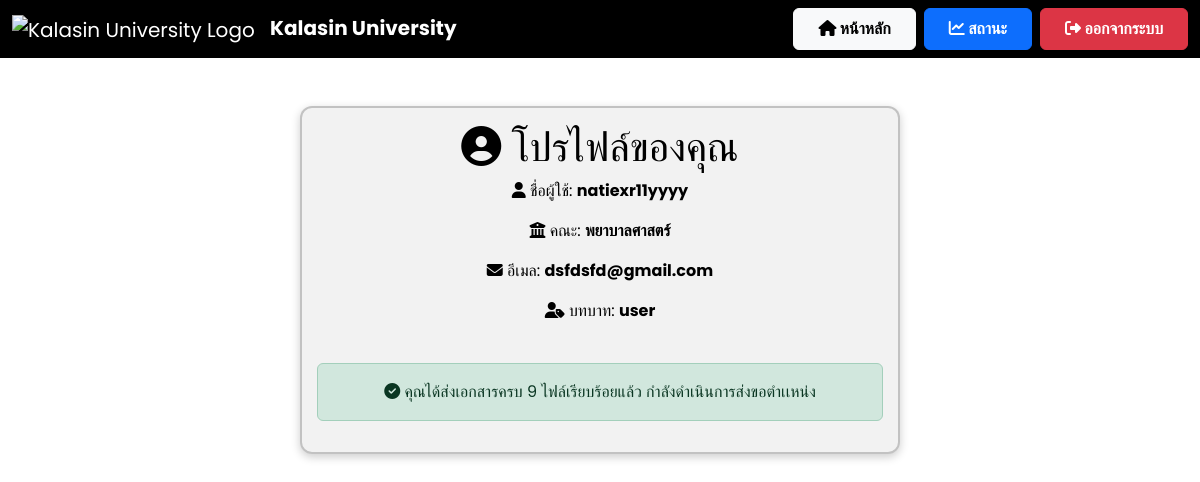
/profile (signed in), run on the app's committed database.
### models.py (models this page shows)
class User(db.Model):
    id = db.Column(db.Integer, primary_key=True)
    username = db.Column(db.String(100), nullable=False, unique=True)
    role = db.Column(db.String(50), nullable=False)
    faculty = db.Column(db.String(100), nullable=True)
    document_requests = db.relationship('DocumentRequest', back_populates='user', lazy=True)
    files = db.relationship('File', back_populates='user', lazy=True)  # ✅ เพิ่มตรงนี้

### app.py (the view)
@app.route('/profile')
def profile():
    if 'user_id' not in session:
        return redirect(url_for('login'))
    user  = User.query.get(session['user_id'])
    files = File.query.filter_by(user_id=user.id).all()
    already_uploaded = len(files) >= 9
    th = {
        'engineering': 'วิศวกรรมศาสตร์',
        'science':     'วิทยาศาสตร์',
        'education':   'ครุศาสตร์',
        'nursing':     'พยาบาลศาสตร์',
        'law':         'นิติศาสตร์',
        'arts':        'ศิลปศาสตร์'
    }
    return render_template(
        'profile.html',
        username=user.username,
        email   =user.email,
        role    =user.role,
        faculty =th.get(user.faculty, user.faculty),
        files   =files,
        already_uploaded=already_uploaded   # ✅ ส่ง flag นี้ไปด้วย
    )

### templates/profile.html (shortened to what this page needs)
<!DOCTYPE html>
<html lang="th">
<head>
    <link href="https://cdn.jsdelivr.net/npm/bootstrap@5.3.3/dist/css/bootstrap.min.css" rel="stylesheet">
    <link rel="stylesheet" href="https://cdnjs.cloudflare.com/ajax/libs/font-awesome/6.4.2/css/all.min.css">
</head>
<body>
    <nav class="navbar navbar-expand-lg navbar-dark">
        <div class="container-fluid">
            <a class="navbar-brand" href="{{ url_for('user_dashboard') }}">
                <img src="https://upload.wikimedia.org/wikipedia/th/thumb/4/4e/Kalasin_University_Seal.svg/1200px-Kalasin_University_Seal.svg.png"
                    alt="Kalasin University Logo" style="height: 50px; margin-right: 10px;">
                <strong>Kalasin University</strong>
            </a>
            <div class="ms-auto d-flex">
                <a href="{{ url_for('user_dashboard') }}" class="btn btn-light fw-bold px-4 py-2 me-2">
                    <i class="fas fa-home"></i> หน้าหลัก
                </a>
                <a href="{{ url_for('status') }}" class="btn btn-primary fw-bold px-4 py-2 me-2">
                    <i class="fas fa-chart-line"></i> สถานะ
                </a>
                <a href="{{ url_for('logout') }}" class="btn btn-danger fw-bold px-4 py-2">
                    <i class="fas fa-sign-out-alt"></i> ออกจากระบบ
                </a>
            </div>
        </div>
    </nav>
    <div class="container mt-5">
        <div class="card text-center">
            <h1><i class="fas fa-user-circle"></i> โปรไฟล์ของคุณ</h1>
            <p><i class="fas fa-user"></i> ชื่อผู้ใช้: <strong>{{ username }}</strong></p>
            <p>
                <i class="fas fa-building-columns"></i>
                คณะ: <strong>{{ faculty }}</strong>
            </p>
            <p><i class="fas fa-envelope"></i> อีเมล: <strong>{{ email }}</strong></p>
            <p><i class="fas fa-user-tag"></i> บทบาท: <strong>{{ role }}</strong></p>
{% if not already_uploaded %}
<form id="uploadForm" action="{{ url_for('upload_profile') }}" method="POST" enctype="multipart/form-data">
    <div class="mb-3">
        <h5>เอกสาร ก.พ.อ.๐๓</h5>
        <a href="{{ url_for('static', filename='forms/ก.พ.อ.03 พ.ศ. 2563.docx') }}" class="btn btn-sm btn-primary mt-2 mb-2" download>
            แบบฟอร์ม ก.พ.อ.๐๓
        </a>
        <input type="file" name="file_teaching" id="file_teaching" required class="form-control">
    </div>
    <div class="mb-3">
        <h5>แบบ ปพ.1</h5>
        <a href="{{ url_for('static', filename='forms/แบบ ปผ1.doc') }}" class="btn btn-sm btn-primary mt-2 mb-2" download>
            แบบฟอร์ม ปพ.1
        </a>
        <input type="file" name="file_teaching_rsu" id="file_teaching_rsu" accept=".pdf, .doc, .docx" required class="form-control">
    </div>
    <div class="mb-3">
        <h5>มคอ.๐๓</h5>
        <input type="file" name="file_research" id="file_research" accept=".pdf, .doc, .docx" required class="form-control">
    </div>
    <div class="mb-3">
        <h5>ผลการประเมินการสอน</h5>
        <input type="file" name="file_mko03" id="file_mko03" accept=".pdf, .doc, .docx" required class="form-control">
    </div>
    <div class="mb-3">
        <h5>ตารางสอนปีศึกษา ๒๕๖๘ ภาคเรียนที่ 1</h5>
        <input type="file" name="file_pp1" id="file_pp1" accept=".pdf, .doc, .docx" required class="form-control">
    </div>
    <div class="mb-3">
        <h5>ผลงานทางวิชาการ</h5>
        <input type="file" name="file_evaluation" id="file_evaluation" accept=".pdf, .doc, .docx" required class="form-control">
    </div>
    <div class="mb-3">
        <h5>รูปเล่มทางวิชาการ</h5>
        <input type="file" name="file_academic_book" id="file_academic_book" accept=".pdf, .doc, .docx" required class="form-control">
    </div>
    <div class="mb-3">
        <h5>แบบแสดงหลักฐานการมีส่วนร่วมทางวิชาการ</h5>
        <a href="{{ url_for('static', filename='forms/แบบแสดงหลักฐานการมีส่วนร่วมในผลงานทางวิชาการ.doc') }}" class="btn btn-sm btn-primary mt-2 mb-2" download>
            แบบแสดงหลักฐานการมีส่วนร่วมในผลงานทางวิชาการ
        </a>
        <input type="file" name="file_academic_participation" id="file_academic_participation" accept=".pdf, .doc, .docx" required class="form-control">
    </div>
    <div class="mb-3">
        <h5>หนังสือรับรองผลงานวิจัย</h5>
        <a href="{{ url_for('static', filename='forms/หนังสือรับรองการเผยแพร่ผลงานทางวิชาการ.doc') }}" class="btn btn-sm btn-primary mt-2 mb-2" download>
            หนังสือรับรองผลงานวิจัย
        </a>
        <input type="file" name="file_academic_certificate" id="file_academic_certificate" accept=".pdf, .doc, .docx" required class="form-control">
    </div>
    <button type="submit" class="btn btn-success fw-bold px-4 py-2">
        <i class="fas fa-upload"></i> Upload
    </button>
</form>
<div id="success-message">
    <img src="static/images/contatatatat585885.gif" alt="Success" style="width: 40px; height: 40px; margin-right: 10px;">
    <i class="fas fa-check-circle"></i> อัปโหลดไฟล์สำเร็จ!
</div>
{% else %}
<div class="alert alert-success mt-4">
    <i class="fas fa-check-circle"></i> คุณได้ส่งเอกสารครบ 9 ไฟล์เรียบร้อยแล้ว กำลังดำเนินการส่งขอตำเเหน่ง
</div>
{% endif %}
</body>
</html>

### templates/profile.html (style rules this page uses)
body { font-family: 'Poppins', sans-serif; background: white; color: black; transition: all 0.3s ease-in-out; }
.navbar { background: #000000; backdrop-filter: blur(10px); }
.card { background: rgba(0, 0, 0, 0.05); color: black; border-radius: 12px; padding: 15px; border: 2px solid rgba(0, 0, 0, 0.2); box-shadow: 0 3px 10px rgba(0, 0, 0, 0.2); max-width: 600px; margin: auto; }

### data on the page
User: username "natiexr11yyyy", email "dsfdsfd@gmail.com", role "user"

### other printed values
{{ faculty }} "พยาบาลศาสตร์"
